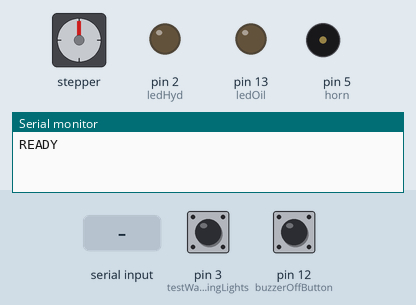
This sketch was run on a simulated Arduino Uno, built with avr-gcc and run on an emulated ATmega328P. Shown: stepper motor, output pins drawn as LEDs (lit = HIGH), buzzer (waves = sounding), the last lines printed to the serial monitor. Wiring (inferred from the names in the program): stepper motor (2048 steps per turn assumed): coils pin 4, pin 5, pin 6, pin 7. The inputs (shaded band) are chosen by the test bench; at power-on: pin 3 (testWarningLights) HIGH, pin 12 (buzzerOffButton) HIGH. Pins used as bus, display or sensor lines are not drawn.

Above: at 1.2 s.
1.3 s: "HYDP:\n" received over Serial
At 2.8 s:
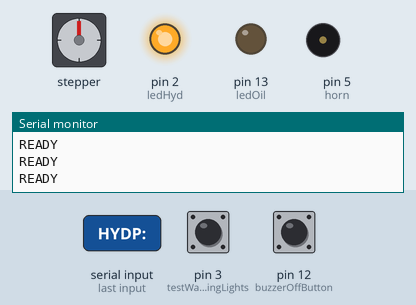
3.8 s: pin 3 (testWarningLights) pulled LOW for 1 s
At 5.5 s:
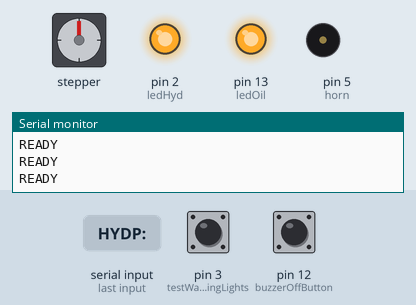
7.3 s: pin 3 (testWarningLights) pulled LOW for 3.2 s
At 12.2 s:
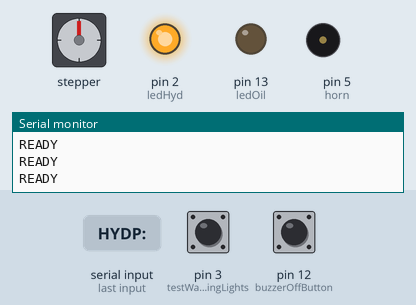
13.0 s: "OILP:\n" received over Serial
At 13.4 s:
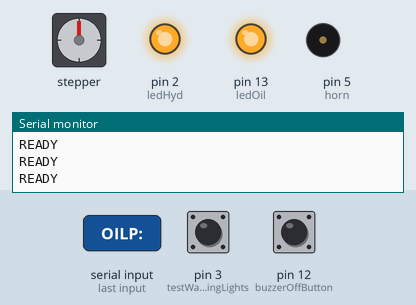
14.5 s: "HYDP:\n" received over Serial
At 15.3 s:
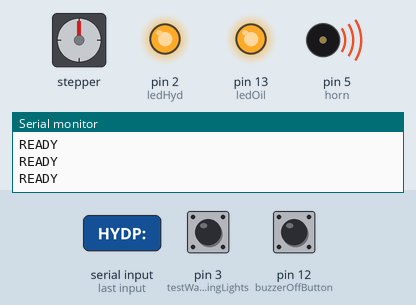
Timing chart, 0 to 17.5 s (numbered marks = the images above; inputs shaded):
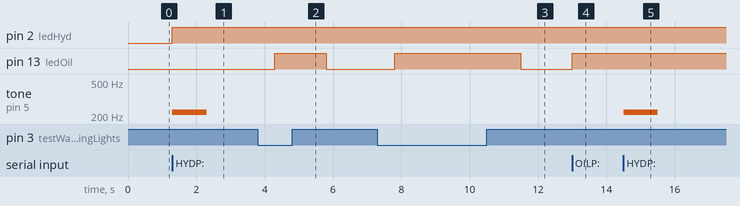

Measured:
- after the input at 1.3 s, pin 2 (ledHyd): LOW → HIGH at once; tone on pin 5 (horn): silent → 220 Hz at once, → silent 1.0 s later
- after the input at 3.8 s, pin 13 (ledOil): LOW → HIGH after 0.50 s, → LOW 1.5 s later
- after the input at 7.3 s, pin 13 (ledOil): LOW → HIGH after 0.50 s, → LOW 3.7 s later
- after the input at 13.0 s, pin 13 (ledOil): LOW → HIGH at once
- after the input at 14.5 s, tone on pin 5 (horn): silent → 220 Hz at once, → silent 1.0 s later

The sketch:

code_test.ino
```cpp
#include <Stepper.h>

const int stepsPerRevolution = 2048;
const int maxAirspeed = 240;
const int maxMainRotorRPM = 400;
bool hornON = false;
bool testLights = false;
bool muted = false; // New variable to track mute state
const int ledFire = 7;
const int ledFuel = 6;
const int horn = 5;
const int ledPitot = 4;
const int ledHyd = 2;
const int ledOil = 13;
const int testWarningLights = 3;
const int buzzerOffButton = 12;
Stepper myStepper(stepsPerRevolution, 8, 10, 9, 11);

int previousAirspeed = 0;

// LED state variables
int fireLEDState = LOW;
int fuelLEDState = LOW;
int pitotLEDState = LOW;
int hydLEDState = LOW;
int oilLEDState = LOW;
bool hornRequired = false;

void setup() {
    Serial.begin(115200);
    pinMode(horn, OUTPUT);
    pinMode(ledFire, OUTPUT);
    pinMode(ledFuel, OUTPUT);
    pinMode(ledPitot, OUTPUT);
    pinMode(ledHyd, OUTPUT);
    pinMode(ledOil, OUTPUT);
    pinMode(testWarningLights, INPUT_PULLUP);
    pinMode(buzzerOffButton, INPUT_PULLUP); // Configure pushbutton with pull-up resistor
    myStepper.setSpeed(15);
}

void loop() {
    testLights = digitalRead(testWarningLights) == LOW;
    bool buzzerOffPressed = digitalRead(buzzerOffButton) == LOW; // Check if button is pressed

    if (testLights) {
        digitalWrite(ledFire, HIGH);
        digitalWrite(ledFuel, HIGH);
        digitalWrite(ledPitot, HIGH);
        digitalWrite(ledHyd, HIGH);
        digitalWrite(ledOil, HIGH);
    } else {
        hornRequired = false;

        if (!Serial.available() > 0) {
            String receivedString = Serial.readStringUntil('\n');

            int aspdIndex = receivedString.indexOf("ASPD:");
            if (aspdIndex != -1) {
                int currentAirspeed = extractValue(receivedString, aspdIndex, 5, '/');
                int stepsToMove = map(currentAirspeed, 0, maxAirspeed, 0, stepsPerRevolution) -
                                  map(previousAirspeed, 0, maxAirspeed, 0, stepsPerRevolution);
                myStepper.step(stepsToMove);
                previousAirspeed = currentAirspeed;
            }

            int fireIndex = receivedString.indexOf("FIRE:");
            if (fireIndex != -1) {
                int fireValue = extractValue(receivedString, fireIndex, 5, '/');
                fireLEDState = fireValue == 1 ? HIGH : LOW;
            }

            int fuelIndex = receivedString.indexOf("FUEL:");
            if (fuelIndex != -1) {
                float fuelValue = extractValue(receivedString, fuelIndex, 5, '/');
                fuelLEDState = fuelValue <= 15.85 ? HIGH : LOW;
            }

            int pitotIdx = receivedString.indexOf("PIT:");
            if (pitotIdx != -1) {
                int pitotValue = extractValue(receivedString, pitotIdx, 4, '/');
                pitotLEDState = pitotValue == 1 ? HIGH : LOW;
            }

            int mrIndex = receivedString.indexOf("MR:");
            if (mrIndex != -1) {
                float mrValue = extractValue(receivedString, mrIndex, 3, '/');
                if (mrValue >= 250 && mrValue < 350) {
                    hornRequired = true;
                }
            }

            int hydIndex = receivedString.indexOf("HYDP:");
            if (hydIndex != -1) {
                float hydValue = extractValue(receivedString, hydIndex, 5, '/');
                hydLEDState = hydValue <= 62656.3 ? HIGH : LOW;
                if (hydValue <= 62656.3) {
                    hornRequired = true;
                }
            }

            int hydQTYIndex = receivedString.indexOf("HYDQ:");
            if (hydQTYIndex != -1) {
                float hydQTYValue = extractValue(receivedString, hydQTYIndex, 5, '/');
            }

            int oilIndex = receivedString.indexOf("OILP:");
            if (oilIndex != -1) {
                float oilValue = extractValue(receivedString, oilIndex, 5, '/');
                oilLEDState = oilValue <= 835.41 ? HIGH : LOW;
            }

            Serial.println("READY");
        }

        // Update LEDs based on stored state variables
        digitalWrite(ledFire, fireLEDState);
        digitalWrite(ledFuel, fuelLEDState);
        digitalWrite(ledPitot, pitotLEDState);
        digitalWrite(ledHyd, hydLEDState);
        digitalWrite(ledOil, oilLEDState);

        // Buzzer control logic with mute function
        if (buzzerOffPressed && hornON) {
            // Mute the buzzer if the button is pressed and it's currently on
            noTone(horn);
            hornON = false;
            muted = true; // Set muted to true after pressing the button
        }

        // Turn on buzzer if a new failure condition is met and it's not muted
        if (hornRequired && !hornON && !muted) {
            tone(horn, 220);
            hornON = true;
        } else if (!hornRequired && hornON) {
            noTone(horn);
            hornON = false;
        }

        // Reset mute if a new failure condition arises
        if (hornRequired && muted) {
            muted = false; // Reset mute status when a new condition triggers the horn
        }
    }
}

// Helper function to extract integer or float values from received string
float extractValue(String &data, int startIndex, int offset, char delimiter) {
    int endIndex = data.indexOf(delimiter, startIndex + offset);
    return data.substring(startIndex + offset, endIndex).toFloat();
}
```
